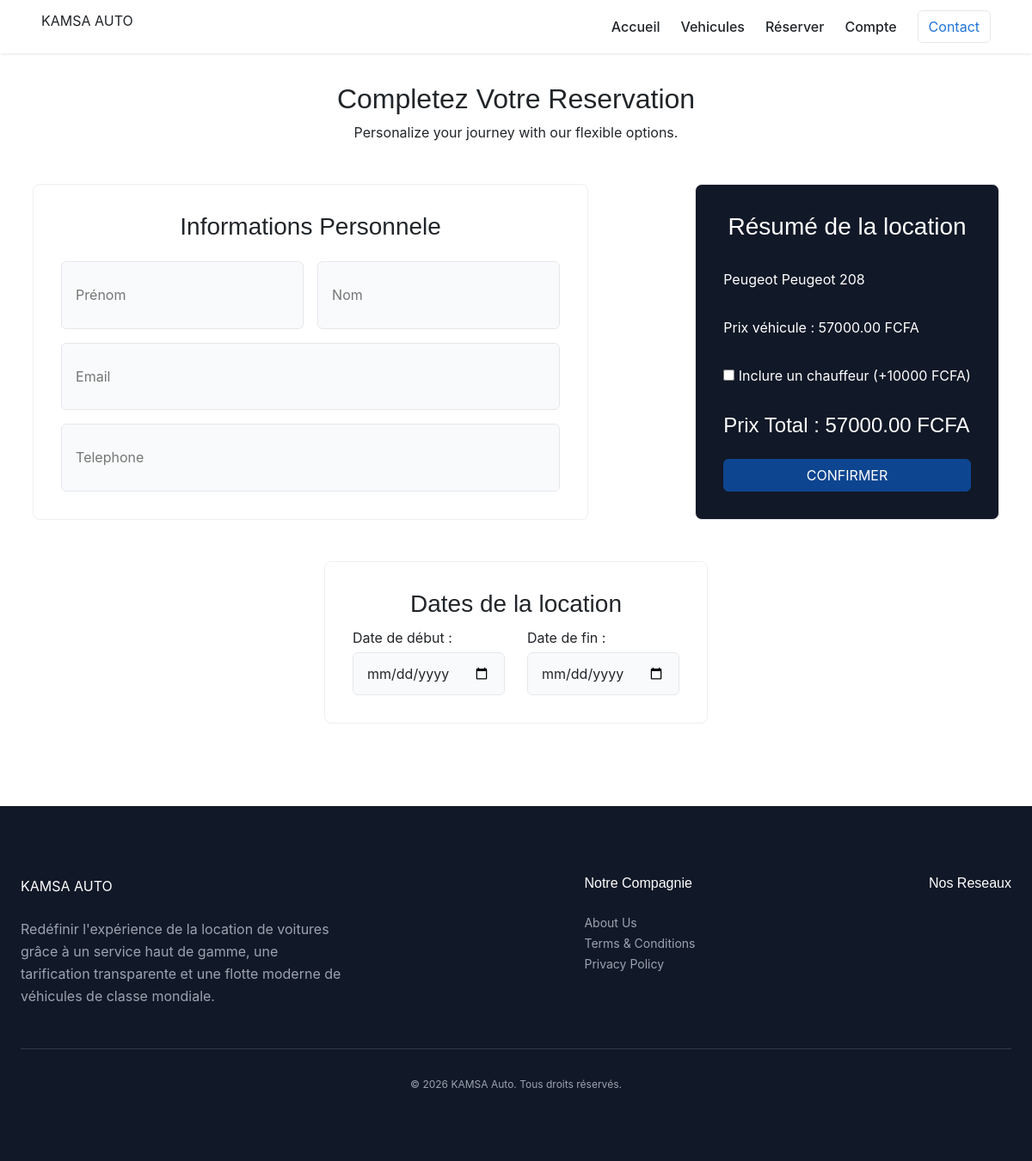
The app's page /reservation/3/ (signed in), older data.
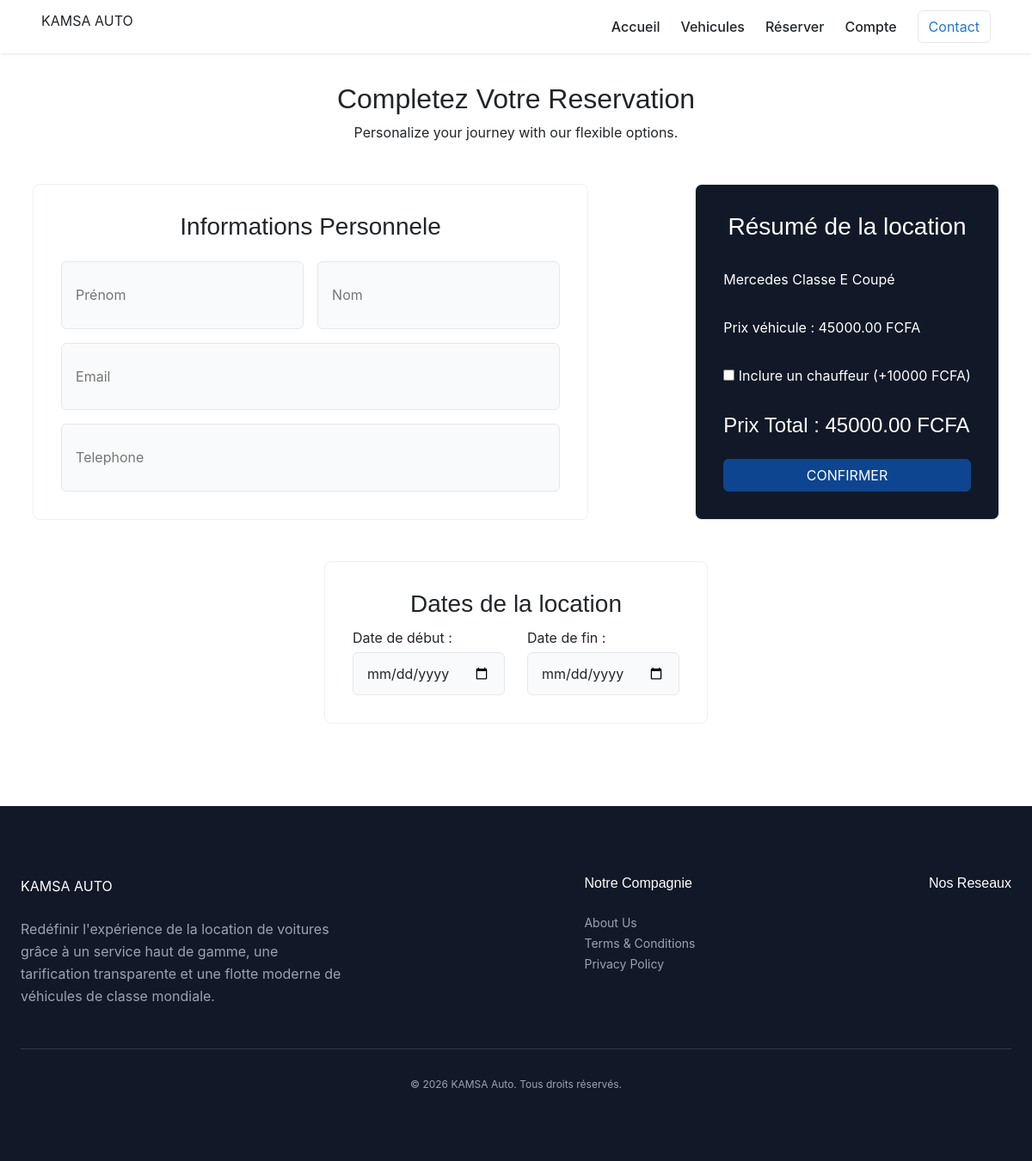
The same page, newer data.
### Kamsa_auto/models.py (models this page shows, shortened)
class Vehicule(models.Model):
    CATEGORIE_CHOICES = [
        ('economique', 'Économique'),
        ('suv', 'SUV et 4x4'),
        ('utilitaire', 'Utilitaires'),
        ('luxe', 'Luxe'),
    ]
    nom = models.CharField(max_length=100)
    marque = models.CharField(max_length=100)
    prix_par_jour = models.DecimalField(max_digits=10, decimal_places=2)
    disponible = models.BooleanField(default=True)
    categorie = models.CharField(max_length=20, choices=CATEGORIE_CHOICES, default='economique')
    description = models.CharField(max_length=100)
    image = models.ImageField(upload_to='vehicules/', blank=True, null=True)

### Kamsa_auto/views.py (the view)
# urls.py: path('reservation/<int:vehicule_id>/', views.reservation_vehicule, name='reservation_vehicule'),
@login_required
def reservation_vehicule(request, vehicule_id):
    vehicule = get_object_or_404(Vehicule, id=vehicule_id)
    if request.method == 'POST':
        form = ReservationForm(request.POST)
        if form.is_valid():
            reservation = form.save(commit=False)
            reservation.user = request.user
            reservation.vehicule = vehicule
            delta_jours = (reservation.date_fin - reservation.date_debut).days
            if delta_jours <= 0:
                delta_jours = 1 # Sécurité au cas où c'est la même journée
            total = vehicule.prix_par_jour * delta_jours
            avec_chauffeur = "chauffeur" in request.POST
            reservation.inclut_chauffeur = avec_chauffeur
            if avec_chauffeur:
                total += 10000  # Option forfaitaire ou (10000 * delta_jours) selon votre choix
            reservation.prix_total = total
            overlapping = Reservation.objects.filter(
                vehicule=vehicule,
                date_debut__lt=reservation.date_fin,
                date_fin__gt=reservation.date_debut
            )
            if overlapping.exists():
                form.add_error(None, "Ce véhicule est déjà réservé pour ces dates.")
            else:
                reservation.save()
                return redirect('booking_success') # Assurez-vous que cette URL existe
        else:
            print(form.errors)
    else:
        form = ReservationForm()
    return render(request, 'reservation.html', {
        'form': form,
        'vehicule': vehicule
    })

### Kamsa_auto/forms.py (shortened to what this page needs)
class ReservationForm(forms.ModelForm):
    class Meta:
        model = Reservation
        fields = ['date_debut', 'date_fin']

### Kamsa_auto/templates/reservation.html (shortened to what this page needs)
{% extends 'base.html' %}
{% load static %}
{% block content %}
<section class="page fade-in">
        <div class="titre">
            <h2 class="">Completez Votre Reservation</h2>
            <p class="">Personalize your journey with our flexible options.</p>
        </div>
        <form method="POST" class="corps">
            <div class="information">
                <div class="padding-redius">
                    <h3 class="">Informations Personnele</h3>
                </div>
                <div class="flex-div">
                    <input type="text" name="prenom" value="{{ user.first_name }}"  placeholder="Prénom" class="form-input">
                    <input type="text" name="nom" value="{{ user.last_name }}"placeholder="Nom" class="form-input">
                </div>
                <input type="email" name="email" value="{{ user.email }}" placeholder="Email" class="form-input">
                <input type="tel" name="telephone" value="{{ user.client.telephone }}" placeholder="Telephone" class="form-input">
            </div>
            <div class="information" style="background-color: var(--brand-dark);">
                <h3 class="text-white">Résumé de la location</h3>
                <p class="text-white">{{ vehicule.marque }} {{ vehicule.nom }}</p>
                <p class="text-white">Prix véhicule : {{ vehicule.prix_par_jour }} FCFA</p>
                <label class="text-white">
                    <input name="chauffeur" type="checkbox" id="chauffeurCheckbox">
                    Inclure un chauffeur (+10000 FCFA)
                </label>
                <h4 class="text-white mt-3">
                    Prix Total : <span id="prixTotal" data-prix="{{ vehicule.prix_par_jour }}"> {{ vehicule.prix_par_jour }}</span> FCFA
                </h4>
                <button type="submit" class="btn btn-custom">
                    CONFIRMER
                </button>
            </div>
            <div class="information">
                <h3 class="padding-redius">Dates de la location</h3>
                <div class="flex-div">
                    <div style="flex: 1; margin-right: 10px;">
                        <label for="date_debut" style="display: block; margin-bottom: 5px;">Date de début :</label>
                        <input type="date" id="date_debut" name="date_debut" class="form-input" required>
                    </div>
                    <div style="flex: 1;">
                        <label for="date_fin" style="display: block; margin-bottom: 5px;">Date de fin :</label>
                        <input type="date" id="date_fin" name="date_fin" class="form-input" required>
                    </div>
                </div>
            </div>
        </form>
</section>
{% endblock %}

Row changes from the older to the newer data that the page shows:
changed Vehicule: marque "Peugeot" → "Mercedes"; nom "Peugeot 208" → "Classe E Coupé"; prix_par_jour "57000.00" → "45000.00"
